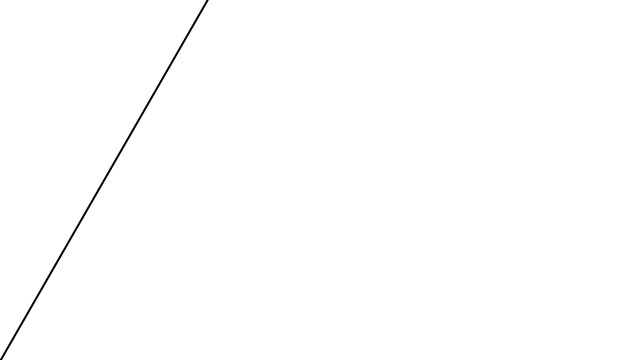
Frame 1 (no input)
Frame 60 (the mouse pressed at the canvas centre just before this capture): identical to frame 1, image omitted
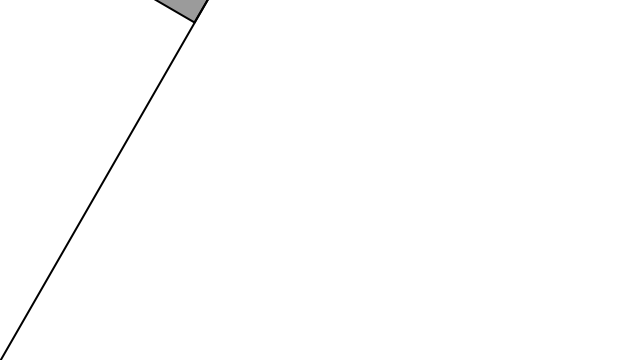
Frame 120 (the mouse held since frame 60 and released just before this capture)

The Processing sketch that drew these frames (run headless with seeded random() and noise(); from frame 60 on, the mouse is pressed at the canvas centre):

// Processing sketch: exercise_14
// ── exercise_14.pde
Mover box;
float gravity;
float angle;

void setup() {
  size(640, 360);

  gravity = 0.4;
  angle = radians(60);

  float theta = angle;
  float x = cos(theta) * width;
  float y = sin(theta) * width;

  box = new Mover(4, x, height-y, angle);
}

void draw() {
  background(255);

  float r = (box.location.x / cos(angle)) / (cos(angle) * width);
  if (r <= 0) {
    r = 0;
  }

  PVector force = new PVector(
    gravity * -cos(angle) * r, 
    gravity *  sin(angle) * r);
  box.applyForce(force);

  PVector friction = box.velocity.copy();
  friction.mult(-1);
  friction.normalize();
  friction.mult(1 - r);
  box.applyForce(friction);

  box.update();
  box.display();
  box.checkEdges();

  line(0, height, cos(angle) * width, height - sin(angle) * width);
}
// ── Mover.pde
class Mover {

  PVector location;
  PVector velocity;
  PVector acceleration;
  float angle;
  float mass;

  Mover(float m, float x, float y, float a) {
    mass = m * 16;
    angle = a;
    location = new PVector(x, y);
    velocity = new PVector(0, 0);
    acceleration = new PVector(0, 0);
  }

  void applyForce(PVector force) {
    PVector f = PVector.div(force, mass);
    acceleration.add(f);
  }

  void update() {
    velocity.add(acceleration);
    location.add(velocity);
    acceleration.mult(0);
  }

  void display() {
    stroke(0);
    strokeWeight(2);
    fill(127, 200);

    pushMatrix();
    translate(location.x, location.y);
    rotate(-angle);
    rect(-mass, -mass, mass, mass);
    popMatrix();
  }

  void checkEdges() {
    float r = sqrt(sq(location.x) + sq(height - location.y));
    float x = cos(angle) * r;
    float y = height - sin(angle) * r;

    if (location.y >= y) {
      location.y = y;
    }
  }
}
